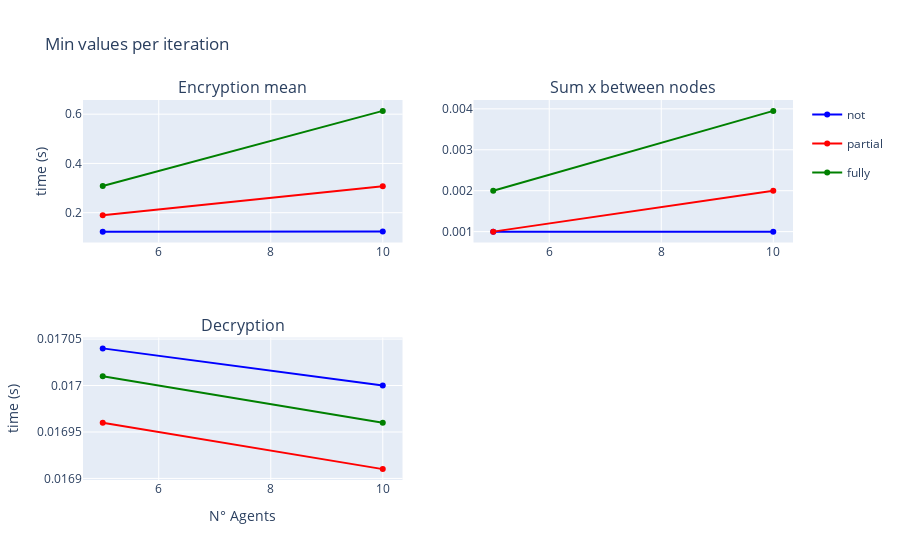

The notebook cell this image was saved under:
### Markdown cell above
### Components - Min time per iteration

### Code cell
fig = make_subplots(rows=2, cols=2, subplot_titles=("Encryption mean", "Sum x between nodes", "Decryption"))
fig.add_trace(go.Scatter(x=to_plot_enc_min.index, y=to_plot_enc_min['not'], name='not', legendgroup='not', line=dict(color='blue')), row=1, col=1)
fig.add_trace(go.Scatter(x=to_plot_enc_min.index, y=to_plot_enc_min['partial'], name = 'partial', legendgroup='partial', line=dict(color='red')), row=1, col=1)
fig.add_trace(go.Scatter(x=to_plot_enc_min.index, y=to_plot_enc_min['fully'], name='fully', legendgroup='fully', line=dict(color='green')), row=1, col=1)

fig.add_trace(go.Scatter(x=to_plot_sum_min.index, y=to_plot_sum_min['not'], name='not', legendgroup='not', line=dict(color='blue'), showlegend=False), row=1, col=2)
fig.add_trace(go.Scatter(x=to_plot_sum_min.index, y=to_plot_sum_min['partial'], name='partial', legendgroup='partial', line=dict(color='red'), showlegend=False), row=1, col=2)
fig.add_trace(go.Scatter(x=to_plot_sum_min.index, y=to_plot_sum_min['fully'], name='fully', legendgroup='fully', line=dict(color='green'), showlegend=False), row=1, col=2)

fig.add_trace(go.Scatter(x=to_plot_dec_min.index, y=to_plot_dec_min['not'], name='not', legendgroup='not', line=dict(color='blue'), showlegend=False), row=2, col=1)
fig.add_trace(go.Scatter(x=to_plot_dec_min.index, y=to_plot_dec_min['partial'], name='partial', legendgroup='partial', line=dict(color='red'), showlegend=False), row=2, col=1)
fig.add_trace(go.Scatter(x=to_plot_dec_min.index, y=to_plot_dec_min['fully'], name='fully', legendgroup='fully', line=dict(color='green'), showlegend=False), row=2, col=1)

fig.update_yaxes(title_text="time (s)", row=1, col=1)
fig.update_yaxes(title_text="time (s)", row=2, col=1)
fig.update_xaxes(title_text="N° Agents", row=2, col=1)
fig.update_xaxes(title_text="N° Agents", row=2, col=2)

fig.update_layout(title='Min values per iteration')

fig.show()

### Figure 1 — Plotly figure (JSON) as saved in the notebook; plotly's stock layout.template omitted (floating-point values rounded to 4 significant figures)
{"data": [{"legendgroup": "not", "line": {"color": "blue"}, "name": "not", "type": "scatter", "x": [5, 10], "xaxis": "x", "y": [0.1232, 0.1232], "yaxis": "y"}, {"legendgroup": "partial", "line": {"color": "red"}, "name": "partial", "type": "scatter", "x": [5, 10], "xaxis": "x", "y": [0.1899, 0.3074], "yaxis": "y"}, {"legendgroup": "fully", "line": {"color": "green"}, "name": "fully", "type": "scatter", "x": [5, 10], "xaxis": "x", "y": [0.3081, 0.6134], "yaxis": "y"}, {"legendgroup": "not", "line": {"color": "blue"}, "name": "not", "showlegend": false, "type": "scatter", "x": [5, 10], "xaxis": "x2", "y": [0.001, 0.001], "yaxis": "y2"}, {"legendgroup": "partial", "line": {"color": "red"}, "name": "partial", "showlegend": false, "type": "scatter", "x": [5, 10], "xaxis": "x2", "y": [0.001, 0.002], "yaxis": "y2"}, {"legendgroup": "fully", "line": {"color": "green"}, "name": "fully", "showlegend": false, "type": "scatter", "x": [5, 10], "xaxis": "x2", "y": [0.002, 0.00395], "yaxis": "y2"}, {"legendgroup": "not", "line": {"color": "blue"}, "name": "not", "showlegend": false, "type": "scatter", "x": [5, 10], "xaxis": "x3", "y": [0.01704, 0.017], "yaxis": "y3"}, {"legendgroup": "partial", "line": {"color": "red"}, "name": "partial", "showlegend": false, "type": "scatter", "x": [5, 10], "xaxis": "x3", "y": [0.01696, 0.01691], "yaxis": "y3"}, {"legendgroup": "fully", "line": {"color": "green"}, "name": "fully", "showlegend": false, "type": "scatter", "x": [5, 10], "xaxis": "x3", "y": [0.01701, 0.01696], "yaxis": "y3"}], "layout": {"annotations": [{"font": {"size": 16}, "showarrow": false, "text": "Encryption mean", "x": 0.225, "xanchor": "center", "xref": "paper", "y": 1, "yanchor": "bottom", "yref": "paper"}, {"font": {"size": 16}, "showarrow": false, "text": "Sum x between nodes", "x": 0.775, "xanchor": "center", "xref": "paper", "y": 1, "yanchor": "bottom", "yref": "paper"}, {"font": {"size": 16}, "showarrow": false, "text": "Decryption", "x": 0.225, "xanchor": "center", "xref": "paper", "y": 0.375, "yanchor": "bottom", "yref": "paper"}], "title": {"text": "Min values per iteration"}, "xaxis": {"anchor": "y", "domain": [0, 0.45]}, "xaxis2": {"anchor": "y2", "domain": [0.55, 1]}, "xaxis3": {"anchor": "y3", "domain": [0, 0.45], "title": {"text": "N° Agents"}}, "xaxis4": {"anchor": "y4", "domain": [0.55, 1], "title": {"text": "N° Agents"}}, "yaxis": {"anchor": "x", "domain": [0.625, 1], "title": {"text": "time (s)"}}, "yaxis2": {"anchor": "x2", "domain": [0.625, 1]}, "yaxis3": {"anchor": "x3", "domain": [0, 0.375], "title": {"text": "time (s)"}}, "yaxis4": {"anchor": "x4", "domain": [0, 0.375]}}}
